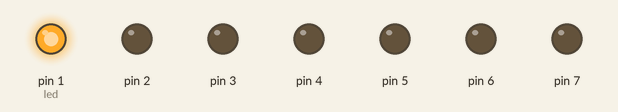
Simulated run of this sketch. Board: Arduino Uno, built with avr-gcc and run on an emulated ATmega328P. Shown: output pins drawn as LEDs (lit = HIGH).

Above: at 0.05 s.
At 0.55 s:
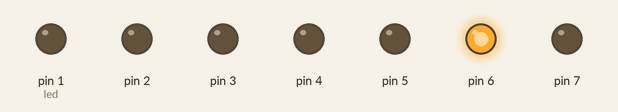
At 1.05 s:
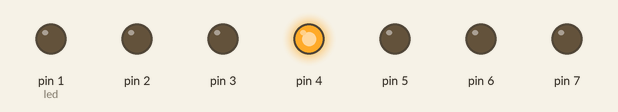
At 1.55 s:
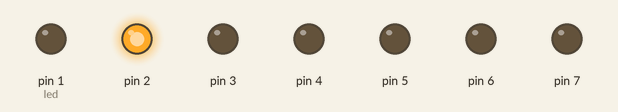
At 2.1 s:
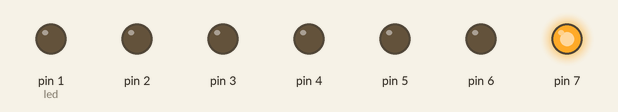
At 3.05 s:
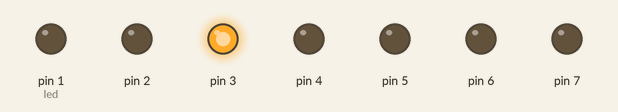
Timing chart, 0 to 3.4 s (numbered marks = the images above):
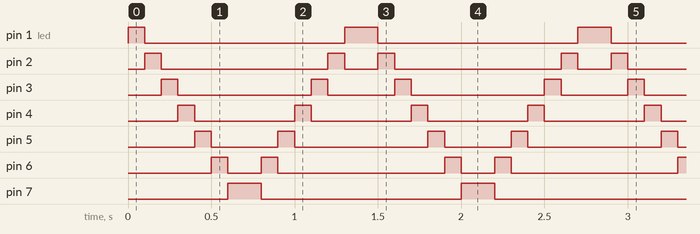

The sketch:

larson1.ino
```cpp
/*
Larson1
A really poor quality Larson scanner
Peter Robinson 2014
*/
int led = 1; // First LED pin
int led_count = 7; // Number of LEDs in scanner
int step_delay = 100; // milliseconds between scan steps

void setup() {
// initialize all required digital pins as outputs.
for (int i=0; i<led_count; i++){
pinMode(led+i, OUTPUT);
}
}
// The loop routine repeats as long as the arduino has power
void loop() {
// Light one LED at a time, in sequence
// Scan left to right
for (int i=0; i<led_count;i++){
digitalWrite(led+i, HIGH); // turn the LED on (HIGH is the voltage level)
delay(step_delay); // wait for a while
digitalWrite(led+i, LOW); // turn the LED off by making the voltage LOW
}
// Scan right to left
for (int i=led_count - 1; i>=0;i--){
digitalWrite(led+i, HIGH); // turn the LED on (HIGH is the voltage level)
delay(step_delay); // wait for a second
digitalWrite(led+i, LOW); // turn the LED off by making the voltage LOW
}
}
```

Measured:
- by itself, pin 1 (led): repeats every 1.4 s: LOW 1.2 s, HIGH 0.20 s
- by itself, pin 2: repeats every 1.4 s: LOW 1.0 s, HIGH 0.10 s, LOW 0.20 s, HIGH 0.10 s
- by itself, pin 3: repeats every 1.4 s: LOW 0.80 s, HIGH 0.10 s, LOW 0.40 s, HIGH 0.10 s
- by itself, pin 4: alternates HIGH for 0.10 s and LOW for 0.60 s
- by itself, pin 5: repeats every 1.4 s: LOW 0.40 s, HIGH 0.10 s, LOW 0.80 s, HIGH 0.10 s
- by itself, pin 6: repeats every 1.4 s: LOW 0.20 s, HIGH 0.10 s, LOW 1.0 s, HIGH 0.10 s
- by itself, pin 7: alternates HIGH for 0.20 s and LOW for 1.2 s
